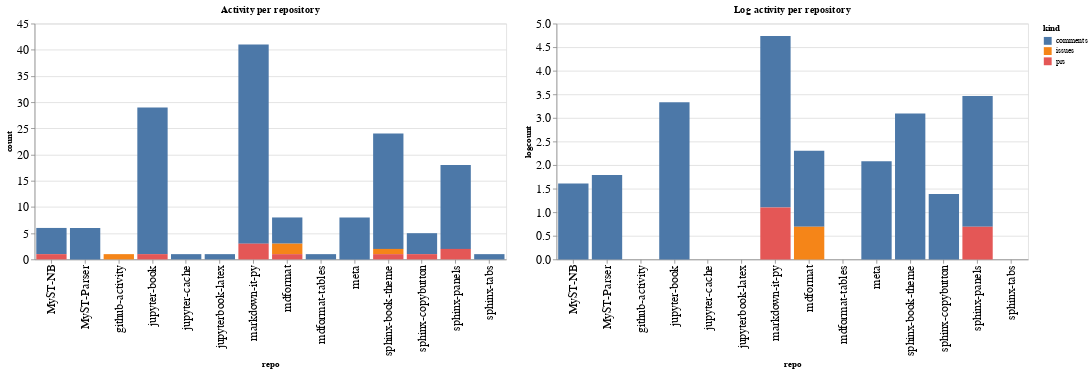

Notebook source saved alongside this figure:
### Code cell
ch1 = alt.Chart(repo_summaries, width=600, title="Activity per repository").mark_bar().encode(
    x='repo',
    y='count',
    color='kind',
    tooltip="kind"
)

ch2 = alt.Chart(repo_summaries, width=600, title="Log activity per repository").mark_bar().encode(
    x='repo',
    y='logcount',
    color='kind',
    tooltip="kind"
)

ch1 | ch2

### Figure 1 — Vega-Lite specification as saved in the notebook (floating-point values rounded to 4 significant figures)
{"config": {"axisLeft": {"labelFontSize": 15}, "axisBottom": {"labelFontSize": 15}}, "hconcat": [{"mark": "bar", "encoding": {"color": {"type": "nominal", "field": "kind"}, "tooltip": {"type": "nominal", "field": "kind"}, "x": {"type": "nominal", "field": "repo"}, "y": {"type": "quantitative", "field": "count"}}, "title": "Activity per repository", "width": 600}, {"mark": "bar", "encoding": {"color": {"type": "nominal", "field": "kind"}, "tooltip": {"type": "nominal", "field": "kind"}, "x": {"type": "nominal", "field": "repo"}, "y": {"type": "quantitative", "field": "logcount"}}, "title": "Log activity per repository", "width": 600}], "data": {"name": "data-95e23883b7ec8869323df986bd586d73"}, "$schema": "https://vega.github.io/schema/vega-lite/v4.8.1.json", "datasets": {"data-95e23883b7ec8869323df986bd586d73": [{"repo": "MyST-NB", "kind": "comments", "count": 5, "logcount": 1.609}, {"repo": "MyST-NB", "kind": "prs", "count": 1, "logcount": 0.0}, {"repo": "MyST-Parser", "kind": "comments", "count": 6, "logcount": 1.792}, {"repo": "github-activity", "kind": "issues", "count": 1, "logcount": 0.0}, {"repo": "jupyter-book", "kind": "comments", "count": 28, "logcount": 3.332}, {"repo": "jupyter-book", "kind": "prs", "count": 1, "logcount": 0.0}, {"repo": "jupyter-cache", "kind": "comments", "count": 1, "logcount": 0.0}, {"repo": "jupyterbook-latex", "kind": "comments", "count": 1, "logcount": 0.0}, {"repo": "markdown-it-py", "kind": "comments", "count": 38, "logcount": 3.638}, {"repo": "markdown-it-py", "kind": "prs", "count": 3, "logcount": 1.099}, {"repo": "mdformat", "kind": "comments", "count": 5, "logcount": 1.609}, {"repo": "mdformat", "kind": "issues", "count": 2, "logcount": 0.6931}, {"repo": "mdformat", "kind": "prs", "count": 1, "logcount": 0.0}, {"repo": "mdformat-tables", "kind": "comments", "count": 1, "logcount": 0.0}, {"repo": "meta", "kind": "comments", "count": 8, "logcount": 2.079}, {"repo": "sphinx-book-theme", "kind": "comments", "count": 22, "logcount": 3.091}, {"repo": "sphinx-book-theme", "kind": "issues", "count": 1, "logcount": 0.0}, {"repo": "sphinx-book-theme", "kind": "prs", "count": 1, "logcount": 0.0}, {"repo": "sphinx-copybutton", "kind": "comments", "count": 4, "logcount": 1.386}, {"repo": "sphinx-copybutton", "kind": "prs", "count": 1, "logcount": 0.0}, {"repo": "sphinx-panels", "kind": "comments", "count": 16, "logcount": 2.773}, {"repo": "sphinx-panels", "kind": "prs", "count": 2, "logcount": 0.6931}, {"repo": "sphinx-tabs", "kind": "comments", "count": 1, "logcount": 0.0}]}}
